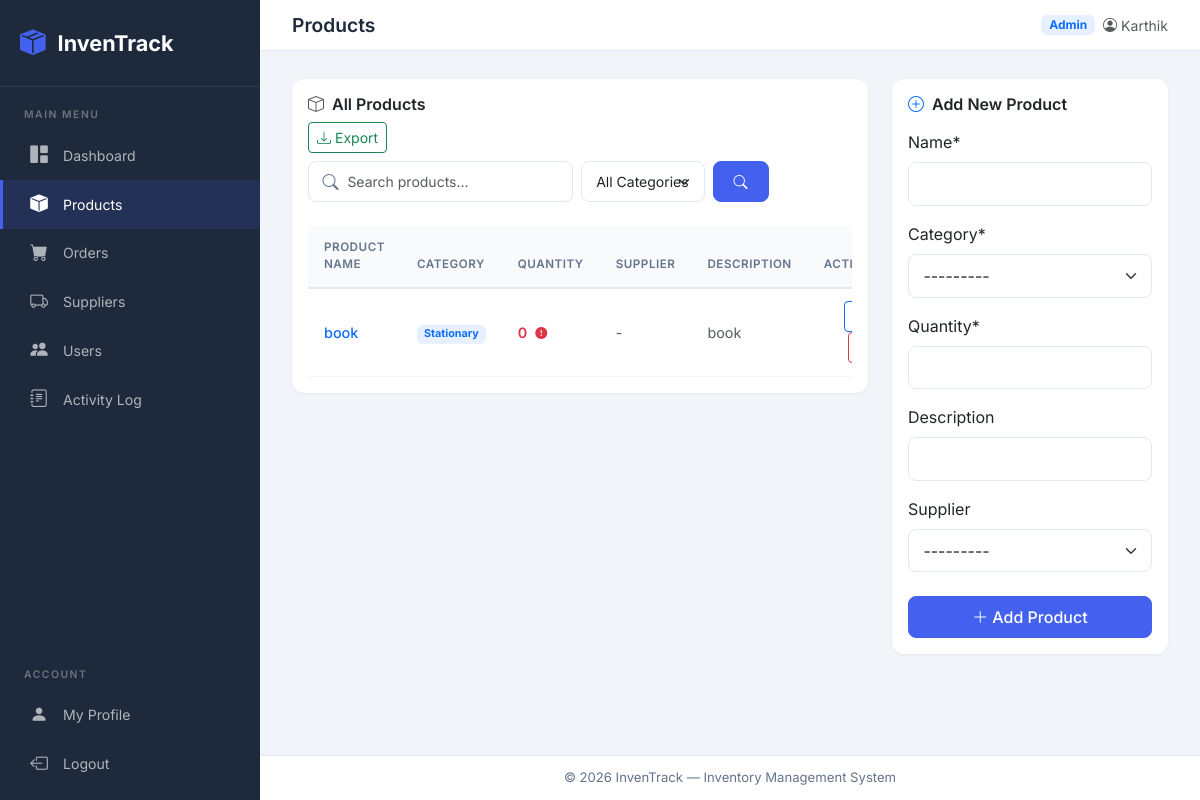
The page /products/ (signed in) on the database its author committed.
### inventory/models.py (models this page shows, shortened)
class Product(models.Model):
    name = models.CharField(max_length=100, null=True)
    category = models.CharField(max_length=20, choices=CATEGORY, null=True)
    quantity = models.PositiveIntegerField(null=True)
    description = models.CharField(max_length=200, null=True, blank=True)
    supplier = models.ForeignKey(
        Supplier, on_delete=models.SET_NULL, null=True, blank=True, related_name='products'
    )

### inventory/views.py (the view)
# urls.py: path('products/', views.products, name='products'),
@login_required
def products(request):
    query = request.GET.get('q', '')
    category = request.GET.get('category', '')
    all_products = Product.objects.select_related('supplier').order_by('name')
    if query:
        all_products = all_products.filter(
            Q(name__icontains=query) | Q(description__icontains=query)
        )
    if category:
        all_products = all_products.filter(category=category)
    if request.method == 'POST':
        form = ProductForm(request.POST)
        if form.is_valid():
            product = form.save()
            _log(request.user, 'PRODUCT_ADDED', f'Added product "{product.name}" (qty: {product.quantity})')
            messages.success(request, 'Product added successfully!')
            return redirect('products')
    else:
        form = ProductForm()
    paginator = Paginator(all_products, 10)
    page_obj = paginator.get_page(request.GET.get('page'))
    context = {
        'title': 'Products',
        'products': page_obj,
        'form': form,
        'query': query,
        'selected_category': category,
        'page_obj': page_obj,
    }
    return render(request, 'products.html', context)

### inventory/forms.py
class ProductForm(forms.ModelForm):
    class Meta:
        model = Product
        fields = ['name', 'category', 'quantity', 'description', 'supplier']

### inventory/templates/products.html (shortened to what this page needs)
{% extends 'base.html' %}
{% load crispy_forms_tags %}
{% block content %}
<div class="row g-4">
  <div class="col-lg-{% if user.is_superuser %}8{% else %}12{% endif %}">
    <div class="card">
      <div class="card-body">
        <div class="d-flex justify-content-between align-items-center mb-4 flex-wrap gap-2">
          <h6 class="fw-semibold mb-0"><i class="bi bi-box me-2 text-muted"></i>All Products</h6>
          <div class="d-flex gap-2 flex-wrap align-items-center">
            {% if user.is_superuser %}
            <a href="{% url 'export-products' %}" class="btn btn-sm btn-outline-success" title="Export CSV">
              <i class="bi bi-download me-1"></i>Export
            </a>
            {% endif %}
            <form method="GET" class="d-flex gap-2 flex-wrap">
              <div class="search-box">
                <i class="bi bi-search"></i>
                <input type="text" name="q" class="form-control form-control-sm" placeholder="Search products..."
                  value="{{ query }}" style="min-width:180px;">
              </div>
              <select name="category" class="form-select form-select-sm" style="width:auto;"
                onchange="this.form.submit()">
                <option value="">All Categories</option>
              </select>
              <button type="submit" class="btn btn-sm btn-primary"><i class="bi bi-search"></i></button>
            </form>
          </div>
        </div>
        <div class="table-responsive">
          <table class="table">
            <thead>
              <tr>
                <th>Product Name</th>
                <th>Category</th>
                <th>Quantity</th>
                <th>Supplier</th>
                <th>Description</th>
                {% if user.is_superuser %}<th class="text-end">Actions</th>{% endif %}
              </tr>
            </thead>
            <tbody>
              {% for product in products %}
              <tr>
                <td>
                  <a href="{% url 'product-detail' product.pk %}" class="text-decoration-none fw-medium">
                    {{ product.name }}
                  </a>
                </td>
                <td>
                  <span class="badge bg-primary bg-opacity-10 text-primary">{{ product.category }}</span>
                </td>
                <td>
                  {% if product.quantity <= 10 %}
                  <span class="text-danger fw-semibold">{{ product.quantity }}</span>
                  <i class="bi bi-exclamation-circle-fill text-danger ms-1" style="font-size:.75rem;"
                    title="Low stock"></i>
                  {% else %}
                  {{ product.quantity }}
                  {% endif %}
                </td>
                <td class="text-muted">{{ product.supplier.name|default:"-" }}</td>
                <td class="text-muted">{{ product.description|default:"-"|truncatechars:40 }}</td>
                {% if user.is_superuser %}
                <td class="text-end">
                  <a href="{% url 'product-edit' product.pk %}" class="btn btn-sm btn-outline-primary me-1"
                    title="Edit">
                  </a>
                  <a href="{% url 'product-delete' product.pk %}" class="btn btn-sm btn-outline-danger" title="Delete">
                  </a>
                </td>
                {% endif %}
              </tr>
              {% endfor %}
            </tbody>
          </table>
        </div>
      </div>
    </div>
  </div>
  {% if user.is_superuser %}
  <div class="col-lg-4">
    <div class="card">
      <div class="card-body">
        <h6 class="fw-semibold mb-3"><i class="bi bi-plus-circle me-2 text-primary"></i>Add New Product</h6>
        <form method="POST">
          {{ form|crispy }}
          <button type="submit" class="btn btn-primary w-100 mt-2">
            <i class="bi bi-plus-lg me-1"></i>Add Product
          </button>
        </form>
      </div>
    </div>
  </div>
  {% endif %}
</div>
{% endblock %}

### inventory/templates/base.html (shortened to what this page needs)
<!DOCTYPE html>
<html lang="en">
<head>
  <link href="https://cdn.jsdelivr.net/npm/bootstrap@5.3.2/dist/css/bootstrap.min.css" rel="stylesheet">
  <link href="https://cdn.jsdelivr.net/npm/bootstrap-icons@1.11.3/font/bootstrap-icons.css" rel="stylesheet">
</head>
<body>
  {% block body %}
  <aside class="sidebar" id="sidebar">
    <div class="brand">
      <i class="bi bi-box-seam-fill"></i>
      <span>InvenTrack</span>
    </div>
    <div class="nav-section">
      <div class="nav-section-title">Main Menu</div>
      <nav>
        <a href="{% url 'dash' %}" class="nav-link {% if title == 'Dashboard' %}active{% endif %}">
          <i class="bi bi-grid-1x2-fill"></i> Dashboard
        </a>
        <a href="{% url 'products' %}"
          class="nav-link {% if title == 'Products' or title == 'Edit Product' %}active{% endif %}">
          <i class="bi bi-box-fill"></i> Products
        </a>
        <a href="{% url 'orders' %}" class="nav-link {% if title == 'Orders' %}active{% endif %}">
          <i class="bi bi-cart-fill"></i> Orders
        </a>
        {% if user.is_staff and user.is_superuser %}
        <a href="{% url 'suppliers' %}"
          class="nav-link {% if 'Supplier' in title %}active{% endif %}">
          <i class="bi bi-truck"></i> Suppliers
        </a>
        <a href="{% url 'users' %}" class="nav-link {% if title == 'Users' %}active{% endif %}">
          <i class="bi bi-people-fill"></i> Users
        </a>
        <a href="{% url 'activity-log' %}" class="nav-link {% if title == 'Activity Log' %}active{% endif %}">
          <i class="bi bi-journal-text"></i> Activity Log
        </a>
        {% endif %}
      </nav>
    </div>
    <div class="nav-section mt-auto">
      <div class="nav-section-title">Account</div>
      <nav>
        <a href="{% url 'user' %}" class="nav-link {% if title == 'Profile' %}active{% endif %}">
          <i class="bi bi-person-fill"></i> My Profile
        </a>
        <a href="{% url 'logout' %}" class="nav-link">
          <i class="bi bi-box-arrow-left"></i> Logout
        </a>
      </nav>
    </div>
  </aside>
  <main class="main-content">
    <div class="top-bar">
      <div class="d-flex align-items-center gap-3">
        <h1 class="page-title">{% block page_title %}{{ title }}{% endblock %}</h1>
      </div>
      <div class="d-flex align-items-center gap-2">
        {% if user.is_superuser %}
        <span class="badge bg-primary bg-opacity-10 text-primary" style="font-size:.75rem;">Admin</span>
        {% endif %}
        <span class="text-muted" style="font-size:.88rem;">
          <i class="bi bi-person-circle me-1"></i>{{ user.get_full_name|default:user.username }}
        </span>
      </div>
    </div>
    <div class="content-area">
      {% block content %}{% endblock %}
    </div>
    <footer class="main-footer">
      &copy; 2026 InvenTrack &mdash; Inventory Management System
    </footer>
  </main>
  {% endblock body %}
</body>
</html>

### inventory/templates/base.html (style rules this page uses)
:root { --sidebar-w: 260px; --sidebar-bg: #1e293b; --sidebar-hover: #334155; --primary: #4361ee; --primary-light: #6366f1; --bg-main: #f1f5f9; --text-dark: #1e293b; --text-muted: #64748b; --success: #10b981; --warning: #f59e0b; --danger: #ef4444; --info: #06b6d4; }
* { font-family: 'Inter', sans-serif; }
body { background: var(--bg-main); min-height: 100vh; }
.sidebar { width: var(--sidebar-w); background: var(--sidebar-bg); min-height: 100vh; position: fixed; top: 0; left: 0; z-index: 1000; transition: transform .3s ease; display: flex; flex-direction: column; }
.sidebar .brand { padding: 1.5rem 1.25rem; color: #fff; font-size: 1.35rem; font-weight: 700; border-bottom: 1px solid rgba(255, 255, 255, .08); display: flex; align-items: center; gap: .75rem; }
.sidebar .brand i { font-size: 1.6rem; color: var(--primary); }
.sidebar .nav-section { padding: .75rem 0; }
.sidebar .nav-section-title { padding: .5rem 1.5rem; font-size: .65rem; text-transform: uppercase; letter-spacing: 1.5px; color: rgba(255, 255, 255, .35); font-weight: 600; }
.sidebar .nav-link { color: rgba(255, 255, 255, .65); padding: .7rem 1.5rem; display: flex; align-items: center; gap: .75rem; transition: all .2s; border-left: 3px solid transparent; font-size: .88rem; text-decoration: none; }
.sidebar .nav-link.active { color: #fff; background: rgba(67, 97, 238, .15); border-left-color: var(--primary); }
.sidebar .nav-link i { font-size: 1.1rem; width: 24px; text-align: center; }
.main-content { margin-left: var(--sidebar-w); min-height: 100vh; display: flex; flex-direction: column; }
.top-bar { background: #fff; padding: .85rem 2rem; border-bottom: 1px solid #e2e8f0; display: flex; justify-content: space-between; align-items: center; position: sticky; top: 0; z-index: 500; }
.top-bar .page-title { font-size: 1.2rem; font-weight: 600; color: var(--text-dark); margin: 0; }
.content-area { padding: 1.75rem 2rem; flex: 1; }
.card { border: none; border-radius: 12px; box-shadow: 0 1px 3px rgba(0, 0, 0, .06); transition: box-shadow .2s; }
.table { margin: 0; }
.table thead th { background: #f8fafc; font-size: .73rem; text-transform: uppercase; letter-spacing: .5px; color: var(--text-muted); font-weight: 600; border-bottom: 2px solid #e2e8f0; padding: .8rem 1rem; }
.table tbody td { padding: .8rem 1rem; vertical-align: middle; color: var(--text-dark); border-bottom: 1px solid #f1f5f9; font-size: .9rem; }
.btn-primary { background: var(--primary); border-color: var(--primary); border-radius: 8px; padding: .5rem 1.25rem; font-weight: 500; }
.form-control, .form-select { border-radius: 8px; border: 1.5px solid #e2e8f0; padding: .55rem .9rem; }
.search-box { position: relative; }
.search-box i { position: absolute; left: .9rem; top: 50%; transform: translateY(-50%); color: var(--text-muted); }
.search-box input { padding-left: 2.4rem; }
.main-footer { background: #fff; padding: .75rem 2rem; border-top: 1px solid #e2e8f0; color: var(--text-muted); font-size: .82rem; text-align: center; }

### rows shown on the page
Product: name "book", category "Stationary", quantity "0", supplier.name "-", description "book"

### other values the page prints
{{ title }} "Products"
{{ user.get_full_name|default:user.username }} "Karthik"
